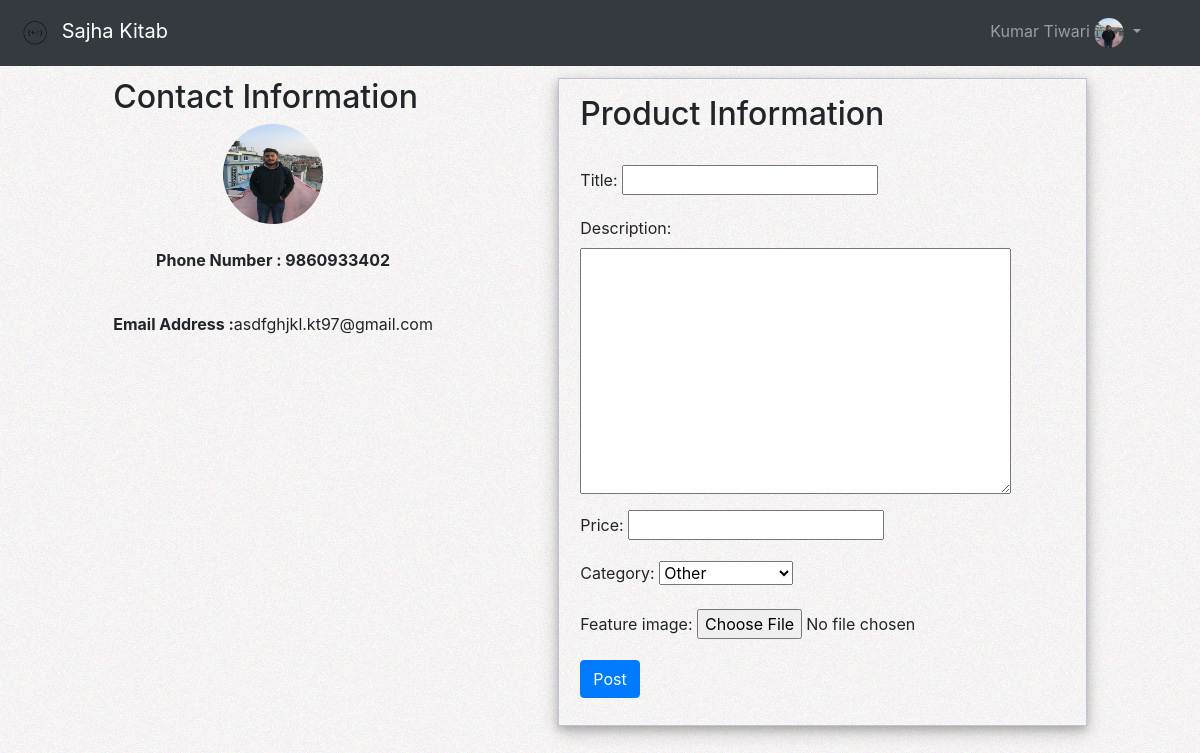
Screenshot of /post/product (signed in) with the database file from the repository.
### Signup/models.py (models this page shows, shortened)
class Profile(models.Model):
    user=models.ForeignKey(User,on_delete=models.CASCADE)
    phone_number=models.IntegerField(blank=True,null=True)
    profile_picture=models.ImageField(upload_to='Profile/',default='Profile/dummypic.jpeg')
    objects=ProfileManager()

### product/views.py (the view)
# urls.py: path('product',Product_View,name='product'),
@login_required
def Product_View(request):
    if request.method == 'POST':
        form = DocumentForm(request.POST, request.FILES)
        if form.is_valid():
            form=form.save(commit=False)
            form.author=request.user
            form.save()
            return redirect('home')
    else:
        form = DocumentForm()
    return render(request, 'product/product.html', {'form': form})

### product/forms.py
class DocumentForm(forms.ModelForm):
    class Meta:
        model = Product
        exclude = ['in_stock','Images','author','slug']

### Templates/product/product.html (shortened to what this page needs)
{% extends 'base.html' %}
{% load static %}
{% block css %}<link rel="stylesheet" href="{% static 'product/css/product.css' %}">{% endblock %}
{% block body %}
    <div class="product-post">
        <div class="personal-details">
            <h2>Contact Information</h2>
            <div class="center-text">
                {% for detail in request.user.profile_set.all %}
                <img src="/media/{{detail.profile_picture}}" width="100" height="100" class="rounded-circle">
                <br><br>
                <p><strong>Phone Number : {{detail.phone_number}}</strong></p><br>
                <p><strong>Email Address :</strong>{{request.user.email}} </p> <br>
                {% endfor %}
            </div>
        </div>
        <div class="product-post-forms">
            <div class="product-post-form">
                <h2>Product Information</h2><br>
                <form method="post" enctype="multipart/form-data">
                        {{form.as_p}}
                    <button class="btn btn-primary" type="submit">Post</button>
                </form>
            </div>
        </div>
    </div>
{% endblock %}

### Templates/base.html (shortened to what this page needs)
{% load static %}
<html lang="en">
<head>
    <link rel="stylesheet" href="{% static 'base.css' %}">
    {% block css %}{% endblock %}
    <link rel="stylesheet" href="https://maxcdn.bootstrapcdn.com/bootstrap/4.0.0/css/bootstrap.min.css">
<body background="{% static 'Images/background.jpg' %}">
    <header>
        <nav class="navbar navbar-dark bg-dark navbar-expand-sm" id="navbar">
            <a class="navbar-brand logo1" href="{% url 'home' %}">
              <img src="{% static 'Images/logo.png' %}" width="40" height="40" alt="logo" class="rounded-circle">
              Sajha Kitab
            </a>
            <div class="collapse navbar-collapse profile-view" id="navbar-list-4">
              <ul class="navbar-nav ml-auto ">
                  <li class="nav-item dropdown">
                  <a class="nav-link dropdown-toggle logo" href="#" id="navbarDropdownMenuLink" role="button" data-toggle="dropdown" aria-haspopup="true" aria-expanded="true">
                    {{request.user.first_name}} {{request.user.last_name}}
                    {% for detail in request.user.profile_set.all %}
                    <img src="/media/{{detail.profile_picture}}" width="30" height="30" class="rounded-circle">
                    {% endfor %}
                  </a>
                </li>
              </ul>
            </div>
          </nav>
    </header>
    <div class="main-body">
          {% block body %}
          {% endblock %}
    </div>
</body>
</html>

### Static/base.css (style rules this page uses)
.profile-view { padding-right:3%; }

### Static/product/css/product.css (style rules this page uses)
.product-post { display: flex; justify-content: space-evenly; align-self: center; }
.product-post-form { border: 1px solid #c1c1d7; box-shadow: 0 4px 8px 0 rgba(0, 0, 0, 0.2), 0 6px 20px 0 rgba(0, 0, 0, 0.19); padding-top:3%; padding-bottom: 2%; padding-left:4%; padding-right:4%; }
.product-post-forms { padding:1%; }
.center-text { text-align:center; }
.personal-details { padding:1%; }

### rows the page displays
Profile: profile_picture (picture), phone_number "9860933402"

### other values shown
{{ request.user.first_name }} "Kumar"
{{ request.user.last_name }} "Tiwari"
{{ request.user.email }} "asdfghjkl.kt97@gmail.com"
